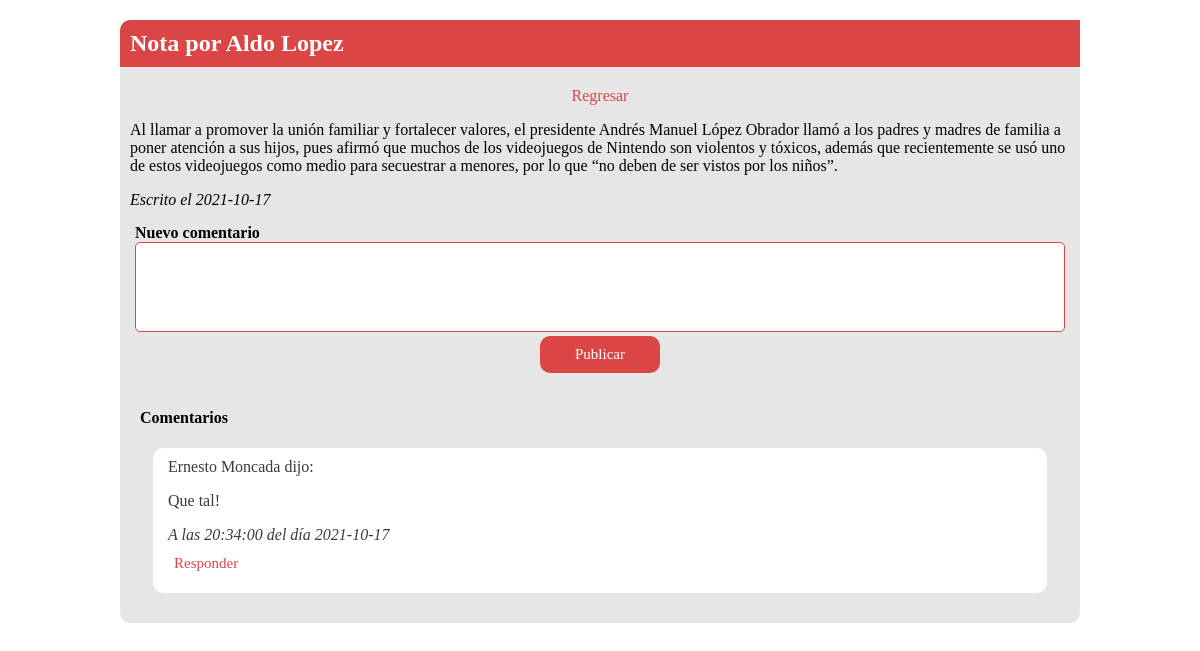
The app's page /nota?id=5 (signed in) with its own data.
### tables this page shows
CREATE TABLE `personal` (
  `idpersonal` int(11) NOT NULL,
  `apepaterno` varchar(80) NOT NULL,
  `apematerno` varchar(80) NOT NULL,
  `nombre` varchar(100) NOT NULL,
  `direccion` varchar(180) NOT NULL,
  `fechadeingreso` date NOT NULL
);

CREATE TABLE `nota` (
  `idnota` int(11) NOT NULL,
  `personal` int(11) NOT NULL,
  `contenido` text NOT NULL,
  `fecha` date NOT NULL
);

CREATE TABLE `comentario` (
  `idcomentario` int(11) NOT NULL,
  `personal` int(11) NOT NULL,
  `nota` int(11) NOT NULL,
  `comentario` text NOT NULL,
  `fecha` date NOT NULL,
  `hora` time NOT NULL
);

### www/model/nota/ver_nota.php (called while the page is built)
<?php
    $idnota = $_GET["id"];
    $sql="SELECT * FROM nota WHERE idnota=:nota";
    $resultado=$base->prepare($sql);
    $resultado->bindValue(":nota",$idnota);
    $resultado->execute();
    $registro=$resultado->fetch((PDO::FETCH_ASSOC));
    $nota_personal = $registro["personal"];
    $contenido = $registro["contenido"];
    $fecha = $registro["fecha"];
    $sql="SELECT nombre, apepaterno FROM personal WHERE idpersonal=:personal";
    $resultado=$base->prepare($sql);
    $resultado->bindValue(":personal",$nota_personal);
    $resultado->execute();
    $registro=$resultado->fetch((PDO::FETCH_ASSOC));
    $nombre_nota = $registro["nombre"] . " " . $registro["apepaterno"]  ;
?>

### www/model/nota/ver_comentarios.php (called while the page is built)
<?php
    $sql="SELECT A.idcomentario, A.comentario, A.fecha, A.hora,
    (SELECT CONCAT(B.nombre,' ',B.apepaterno) FROM personal B WHERE B.idpersonal=A.personal) AS Nombre
    FROM comentario A WHERE A.nota = :nota ORDER BY A.idcomentario DESC, A.fecha DESC";
    $resultado=$base->prepare($sql);
    $resultado->bindValue(":nota",$idnota);
    $resultado->execute();
    $comentarios=$resultado->fetchAll((PDO::FETCH_OBJ));
?>

### www/view/nota/nota.php (the view, shortened to what this page needs)
<div class="main">
    <div class="nota">
        <h2>Nota por <?= $nombre_nota?></h2>
        <a href="index">Regresar</a>
        <p><?= $contenido?></p>
        <i>Escrito el <?= $fecha?></i>
    </div>
    <div class="comentarios">
        <form action="<?php echo(basename($_SERVER['PHP_SELF'],".php") . '?id=' . $idnota); ?>" method="post">
            <label for="comentario"><b>Nuevo comentario</b></label>
            <textarea name="comentario" id="comentario" cols="30" rows="4"></textarea>
            <input type="submit" name="publicar-comentario" value="Publicar">
        </form>
        <h4>Comentarios</h4>
        <?php foreach($comentarios as $comentario){ ?>
        <div class="comentario">
            <span class="nombre"><?= $comentario->Nombre?> dijo:</span>
            <p class="comentario-text"><?= $comentario->comentario?></p>
            <i>A las <?= $comentario->hora?> del día <?= $comentario->fecha?></i>
            <input type="button"  id="responder-<?= $comentario->idcomentario?>" onclick="habilitarRespuesta(<?= $comentario->idcomentario?>)" value="Responder">
        </div>
        <?php }?>
    </div>
</div>

### www/style/nota.css (style rules this page uses)
body { margin: 0; padding: 0; font-family: ProximaNova-Regular; }
.main { width: 80%; margin: 20px auto; background: #e6e6e6; border-radius: 10px; padding: 0px 0px 20px 0px; }
.main .nota h2 { background: #db4545; color: #FFFFFF; padding: 10px; border-top-left-radius: 10px; border-top-right-radius: 10pp; }
.main .nota p, .main .nota i { padding: 0px 10px; }
.main .nota a { display: block; margin: 10px auto; width: -webkit-fit-content; width: -moz-fit-content; width: fit-content; font-family: Proxima Nova Bold; color: #db4545; text-decoration: none; }
.main .comentarios > form { padding: 15px; }
.main .comentarios > form label { display: block; font-family: Proxima Nova Bold; }
.main .comentarios > form textarea { background: #FFFFFF; width: 100%; border-radius: 5px; -webkit-box-sizing: border-box; box-sizing: border-box; border: 1px solid #db4545; font-size: 15px; padding: 10px 7px; resize: none; font-family: ProximaNova-Regular; }
.main .comentarios > form input[type="submit"] { display: block; margin: 0px auto 0px auto; font-size: 15px; font-family: Proxima Nova Bold; color: #ffffff; border: 0; border-radius: 10px; background: #db4545; -webkit-box-pack: center; -ms-flex-pack: center; justify-content: center; -webkit-box-align: center; -ms-flex-align: center; align-items: center; padding: 10px 35px; }
.main .comentarios h4 { padding: 0px 20px; }
.main .comentarios .comentario { padding: 15px; width: 90%; margin: 10px auto; background: #FFFFFF; padding: 10px 15px; text-decoration: none; color: #3a3a3a; border-radius: 10px; }
.main .comentarios .comentario input[type="button"] { display: block; margin: 10px 0px; font-size: 15px; font-family: Proxima Nova Bold; color: #db4545; border: 0; background: #FFFFFF; }

### records on screen
personal: nombre_nota "Aldo Lopez"
nota: contenido "Al llamar a promover la unión familiar y fortalecer valores, el presidente Andrés Manuel López Obrador llamó a los padres y madres de familia a poner atención a sus hijos, pues afirmó que muchos de los videojuegos de Nintendo son violentos y tóxicos, además que recientemente se usó uno de estos videojuegos como medio para secuestrar a menores, por lo que “no deben de ser vistos por los niños”.", fecha "2021-10-17"
comentario: Nombre "Ernesto Moncada", comentario "Que tal!", hora "20:34:00", fecha "2021-10-17"
